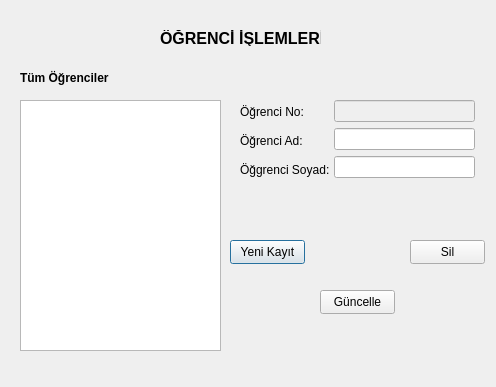
<?xml version="1.0" encoding="UTF-8"?>
<ui version="4.0">
 <class>ogrenci</class>
 <widget class="QDialog" name="ogrenci">
  <property name="geometry">
   <rect>
    <x>0</x>
    <y>0</y>
    <width>496</width>
    <height>387</height>
   </rect>
  </property>
  <property name="windowTitle">
   <string>Dialog</string>
  </property>
  <widget class="QLabel" name="label">
   <property name="geometry">
    <rect>
     <x>20</x>
     <y>70</y>
     <width>121</width>
     <height>16</height>
    </rect>
   </property>
   <property name="font">
    <font>
     <bold>true</bold>
    </font>
   </property>
   <property name="text">
    <string>Tüm Öğrenciler</string>
   </property>
  </widget>
  <widget class="QTableView" name="tv_ogr">
   <property name="geometry">
    <rect>
     <x>20</x>
     <y>100</y>
     <width>201</width>
     <height>251</height>
    </rect>
   </property>
  </widget>
  <widget class="QLabel" name="label_2">
   <property name="geometry">
    <rect>
     <x>160</x>
     <y>30</y>
     <width>161</width>
     <height>16</height>
    </rect>
   </property>
   <property name="palette">
    <palette>
     <active>
      <colorrole role="WindowText">
       <brush brushstyle="SolidPattern">
        <color alpha="255">
         <red>255</red>
         <green>0</green>
         <blue>0</blue>
        </color>
       </brush>
      </colorrole>
     </active>
     <inactive>
      <colorrole role="WindowText">
       <brush brushstyle="SolidPattern">
        <color alpha="255">
         <red>0</red>
         <green>0</green>
         <blue>0</blue>
        </color>
       </brush>
      </colorrole>
     </inactive>
     <disabled>
      <colorrole role="WindowText">
       <brush brushstyle="SolidPattern">
        <color alpha="255">
         <red>120</red>
         <green>120</green>
         <blue>120</blue>
        </color>
       </brush>
      </colorrole>
     </disabled>
    </palette>
   </property>
   <property name="font">
    <font>
     <pointsize>12</pointsize>
     <bold>true</bold>
    </font>
   </property>
   <property name="text">
    <string>ÖĞRENCİ İŞLEMLERİ</string>
   </property>
  </widget>
  <widget class="QPushButton" name="btnYeniKayit">
   <property name="geometry">
    <rect>
     <x>230</x>
     <y>240</y>
     <width>75</width>
     <height>24</height>
    </rect>
   </property>
   <property name="text">
    <string>Yeni Kayıt</string>
   </property>
  </widget>
  <widget class="QPushButton" name="btnSil">
   <property name="geometry">
    <rect>
     <x>410</x>
     <y>240</y>
     <width>75</width>
     <height>24</height>
    </rect>
   </property>
   <property name="text">
    <string>Sil</string>
   </property>
  </widget>
  <widget class="QPushButton" name="btnGuncelle">
   <property name="geometry">
    <rect>
     <x>320</x>
     <y>290</y>
     <width>75</width>
     <height>24</height>
    </rect>
   </property>
   <property name="text">
    <string>Güncelle</string>
   </property>
  </widget>
  <widget class="QWidget" name="layoutWidget">
   <property name="geometry">
    <rect>
     <x>240</x>
     <y>100</y>
     <width>91</width>
     <height>81</height>
    </rect>
   </property>
   <layout class="QVBoxLayout" name="verticalLayout">
    <item>
     <widget class="QLabel" name="label_3">
      <property name="text">
       <string>Öğrenci No:</string>
      </property>
     </widget>
    </item>
    <item>
     <widget class="QLabel" name="label_4">
      <property name="text">
       <string>Öğrenci Ad:</string>
      </property>
     </widget>
    </item>
    <item>
     <widget class="QLabel" name="label_5">
      <property name="text">
       <string>Öğgrenci Soyad:</string>
      </property>
     </widget>
    </item>
   </layout>
  </widget>
  <widget class="QWidget" name="layoutWidget">
   <property name="geometry">
    <rect>
     <x>334</x>
     <y>100</y>
     <width>141</width>
     <height>80</height>
    </rect>
   </property>
   <layout class="QVBoxLayout" name="verticalLayout_2">
    <item>
     <widget class="QLineEdit" name="lnedNo">
      <property name="enabled">
       <bool>false</bool>
      </property>
     </widget>
    </item>
    <item>
     <widget class="QLineEdit" name="lnedAd"/>
    </item>
    <item>
     <widget class="QLineEdit" name="lnedSoyad"/>
    </item>
   </layout>
  </widget>
 </widget>
 <resources/>
 <connections/>
</ui>
